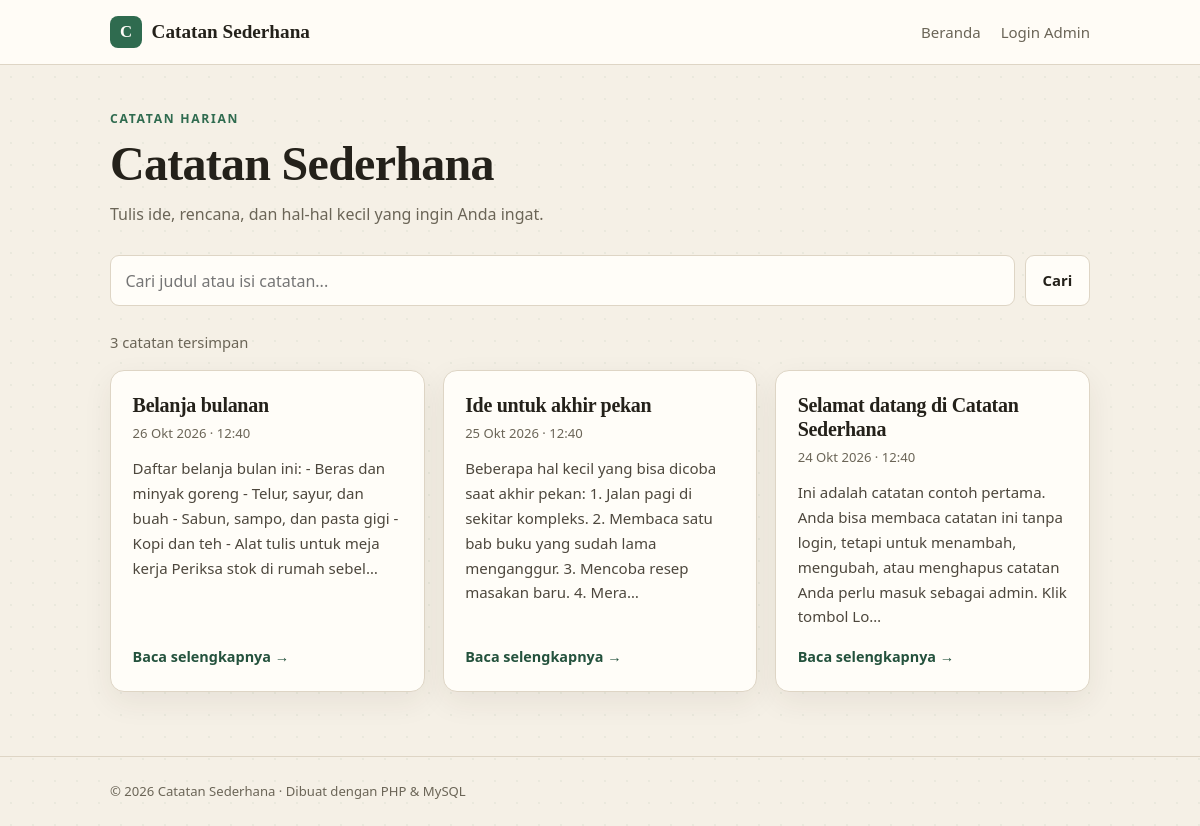
The page / on the database its author committed.
### tables this page shows
CREATE TABLE notes (
    id INT AUTO_INCREMENT PRIMARY KEY,
    judul VARCHAR(150) NOT NULL,
    isi TEXT NOT NULL,
    created_at TIMESTAMP NOT NULL DEFAULT CURRENT_TIMESTAMP,
    updated_at TIMESTAMP NOT NULL DEFAULT CURRENT_TIMESTAMP ON UPDATE CURRENT_TIMESTAMP
);

### includes/functions.php (called while the page is built, shortened)
<?php
function e(?string $value): string
{
    return htmlspecialchars((string) $value, ENT_QUOTES, 'UTF-8');
}
function format_tanggal(?string $datetime, bool $denganJam = true): string
{
    $timestamp = strtotime($datetime);
    $bulan = [
        1 => 'Jan',
        'Feb',
        'Mar',
        'Apr',
        'Mei',
        'Jun',
        'Jul',
        'Agu',
        'Sep',
        'Okt',
        'Nov',
        'Des',
    ];
    $hasil = date('d', $timestamp) . ' ' . $bulan[(int) date('n', $timestamp)] . ' ' . date('Y', $timestamp);
    if ($denganJam) {
        $hasil .= ' · ' . date('H:i', $timestamp);
    }
    return $hasil;
}
function excerpt(string $text, int $limit = 180): string
{
    $text = trim((string) preg_replace('/\s+/u', ' ', $text));
    return rtrim(mb_substr($text, 0, $limit)) . '…';
}

### index.php (the view, shortened to what this page needs)
<?php
require_once __DIR__ . '/config/db.php';
require_once __DIR__ . '/includes/functions.php';
$q = isset($_GET['q']) && is_string($_GET['q']) ? trim($_GET['q']) : '';
$q = mb_substr($q, 0, 100);
if ($q !== '') {
    $stmt = $db->prepare('SELECT id, judul, isi, created_at FROM notes WHERE judul LIKE ? OR isi LIKE ? ORDER BY created_at DESC, id DESC');
    $like = '%' . $q . '%';
    $stmt->bind_param('ss', $like, $like);
    $stmt->execute();
    $notes = $stmt->get_result()->fetch_all(MYSQLI_ASSOC);
} else {
    $notes = $db->query('SELECT id, judul, isi, created_at FROM notes ORDER BY created_at DESC, id DESC')->fetch_all(MYSQLI_ASSOC);
}
$total = count($notes);
$base = '';
require __DIR__ . '/includes/header.php';
?>
        <section class="hero">
            <div>
                <p class="eyebrow">Catatan harian</p>
                <h1>Catatan Sederhana</h1>
                <p class="hero-text">Tulis ide, rencana, dan hal-hal kecil yang ingin Anda ingat.</p>
            </div>
        </section>
        <form class="search" method="get" action="index.php" role="search">
            <input type="search" id="q" name="q" value="<?= e($q) ?>" placeholder="Cari judul atau isi catatan..." maxlength="100">
            <button class="btn" type="submit">Cari</button>
        </form>
        <div class="list-head">
            <p>
                <?php if ($q !== ''): ?>
                    <?= $total ?> hasil untuk &ldquo;<?= e($q) ?>&rdquo;
                <?php else: ?>
                    <?= $total ?> catatan tersimpan
                <?php endif; ?>
            </p>
        </div>
        <?php if ($notes): ?>
            <div class="note-grid">
                <?php foreach ($notes as $note): ?>
                    <article class="note-card">
                        <h2>
                            <a href="catatan.php?id=<?= (int) $note['id'] ?>"><?= e($note['judul']) ?></a>
                        </h2>
                        <p class="meta">
                            <time datetime="<?= date('Y-m-d', strtotime($note['created_at'])) ?>">
                                <?= e(format_tanggal($note['created_at'])) ?>
                            </time>
                        </p>
                        <p class="excerpt"><?= e(excerpt($note['isi'])) ?></p>
                        <a class="read-more" href="catatan.php?id=<?= (int) $note['id'] ?>">Baca selengkapnya &rarr;</a>
                    </article>
                <?php endforeach; ?>
            </div>
        <?php endif; ?>
<?php require __DIR__ . '/includes/footer.php'; ?>

### includes/header.php (shortened to what this page needs)
<?php
require_once __DIR__ . '/functions.php';
$base = $base ?? '';
?>
<!DOCTYPE html>
<html lang="id">
<head>
    <link rel="stylesheet" href="<?= e($base) ?>assets/style.css">
</head>
<body>
    <header class="site-header">
        <div class="container header-inner">
            <a class="brand" href="<?= e($base) ?>index.php">
                <span class="brand-mark" aria-hidden="true">C</span>
                Catatan Sederhana
            </a>
            <nav class="nav" aria-label="Navigasi utama">
                <a href="<?= e($base) ?>index.php">Beranda</a>
                <?php if (!empty($_SESSION['admin_id'])): ?>
                    <a href="<?= e($base) ?>admin/dashboard.php">Dashboard</a>
                    <a href="<?= e($base) ?>admin/logout.php">Logout</a>
                <?php else: ?>
                    <a href="<?= e($base) ?>admin/login.php">Login Admin</a>
                <?php endif; ?>
            </nav>
        </div>
    </header>
    <main class="container">

### includes/footer.php
    </main>
    <footer class="site-footer">
        <div class="container">
            <p>&copy; <?= date('Y') ?> Catatan Sederhana &middot; Dibuat dengan PHP &amp; MySQL</p>
        </div>
    </footer>
</body>
</html>

### assets/style.css (style rules this page uses)
:root { --bg: #f5f0e6; --surface: #fffdf8; --ink: #24211a; --muted: #6b6557; --line: #ded5c5; --accent: #2f6b4f; --accent-dark: #24523d; --accent-soft: #e4efe8; --danger: #9c3b2c; --danger-soft: #f8e8e5; --radius: 14px; --shadow: 0 10px 30px rgba(58, 48, 32, 0.07); }
* { box-sizing: border-box; }
html { scroll-behavior: smooth; }
body { display: flex; flex-direction: column; margin: 0; min-height: 100vh; font-family: "Segoe UI", Tahoma, Verdana, sans-serif; font-size: 16px; line-height: 1.65; color: var(--ink); background-color: var(--bg); background-image: radial-gradient(rgba(47, 107, 79, 0.06) 1px, transparent 1px); background-size: 22px 22px; }
h1, h2, h3 { margin: 0 0 0.5rem; font-family: Georgia, "Times New Roman", serif; line-height: 1.2; letter-spacing: -0.015em; }
p { margin: 0 0 1rem; }
a { color: var(--accent-dark); }
.container { width: min(100% - 2.5rem, 980px); margin-inline: auto; }
.site-header { background: rgba(255, 253, 248, 0.92); border-bottom: 1px solid var(--line); backdrop-filter: blur(8px); }
.header-inner { display: flex; align-items: center; justify-content: space-between; flex-wrap: wrap; gap: 1rem; padding: 1rem 0; }
.brand { display: inline-flex; align-items: center; gap: 0.6rem; color: var(--ink); font-family: Georgia, "Times New Roman", serif; font-size: 1.2rem; font-weight: 700; text-decoration: none; }
.brand-mark { display: inline-grid; place-items: center; width: 2rem; height: 2rem; border-radius: 8px; background: var(--accent); color: #fffdf8; font-family: Georgia, serif; font-size: 1.05rem; }
.nav { display: flex; align-items: center; flex-wrap: wrap; gap: 1.25rem; font-size: 0.94rem; }
.nav a { color: var(--muted); text-decoration: none; }
main.container { flex: 1 0 auto; padding-block: 2.75rem 4rem; }
.eyebrow { margin: 0 0 0.4rem; color: var(--accent); font-size: 0.76rem; font-weight: 700; letter-spacing: 0.14em; text-transform: uppercase; }
.hero { display: flex; align-items: flex-end; justify-content: space-between; flex-wrap: wrap; gap: 1.5rem; margin-bottom: 1.75rem; }
.hero h1 { font-size: clamp(2rem, 4.5vw, 3rem); }
.hero-text { max-width: 52ch; margin-bottom: 0; color: var(--muted); }
.btn { display: inline-flex; align-items: center; justify-content: center; gap: 0.4rem; padding: 0.62rem 1.05rem; border: 1px solid var(--line); border-radius: 9px; background: var(--surface); color: var(--ink); font: inherit; font-size: 0.93rem; font-weight: 600; line-height: 1.2; text-decoration: none; cursor: pointer; transition: background 0.15s ease, border-color 0.15s ease, transform 0.15s ease; }
.search { display: flex; flex-wrap: wrap; gap: 0.6rem; margin-bottom: 1rem; }
.search input[type="search"] { flex: 1 1 260px; min-width: 0; }
input[type="text"], input[type="password"], input[type="search"], textarea { width: 100%; padding: 0.7rem 0.9rem; border: 1px solid var(--line); border-radius: 9px; background: var(--surface); color: var(--ink); font: inherit; }
.list-head { display: flex; align-items: baseline; justify-content: space-between; flex-wrap: wrap; gap: 0.5rem 1rem; margin: 1.5rem 0 1rem; color: var(--muted); font-size: 0.92rem; }
.list-head p { margin: 0; }
.note-grid { display: grid; grid-template-columns: repeat(auto-fill, minmax(270px, 1fr)); gap: 1.1rem; }
.note-card { display: flex; flex-direction: column; padding: 1.35rem; border: 1px solid var(--line); border-radius: var(--radius); background: var(--surface); box-shadow: var(--shadow); transition: transform 0.18s ease, border-color 0.18s ease; }
.note-card h2 { margin-bottom: 0.35rem; font-size: 1.25rem; }
.note-card h2 a { color: var(--ink); text-decoration: none; }
.meta { margin-bottom: 0.75rem; color: var(--muted); font-size: 0.82rem; }
.excerpt { margin-bottom: 1rem; color: #4d473d; font-size: 0.94rem; }
.read-more { margin-top: auto; color: var(--accent-dark); font-size: 0.9rem; font-weight: 600; text-decoration: none; }
.site-footer { margin-top: auto; padding: 1.5rem 0; border-top: 1px solid var(--line); color: var(--muted); font-size: 0.82rem; }
.site-footer p { margin: 0; }

### rows shown on the page
notes: judul "Belanja bulanan", created_at "26 Okt 2026 · 12:40", isi "Daftar belanja bulan ini: - Beras dan minyak goreng - Telur, sayur, dan buah - Sabun, sampo, dan pasta gigi - Kopi dan teh - Alat tulis untuk meja kerja Periksa stok di rumah sebel…"
notes: judul "Ide untuk akhir pekan", created_at "25 Okt 2026 · 12:40", isi "Beberapa hal kecil yang bisa dicoba saat akhir pekan: 1. Jalan pagi di sekitar kompleks. 2. Membaca satu bab buku yang sudah lama menganggur. 3. Mencoba resep masakan baru. 4. Mera…"
notes: judul "Selamat datang di Catatan Sederhana", created_at "24 Okt 2026 · 12:40", isi "Ini adalah catatan contoh pertama. Anda bisa membaca catatan ini tanpa login, tetapi untuk menambah, mengubah, atau menghapus catatan Anda perlu masuk sebagai admin. Klik tombol Lo…"

### other values the page prints
$total "3"
